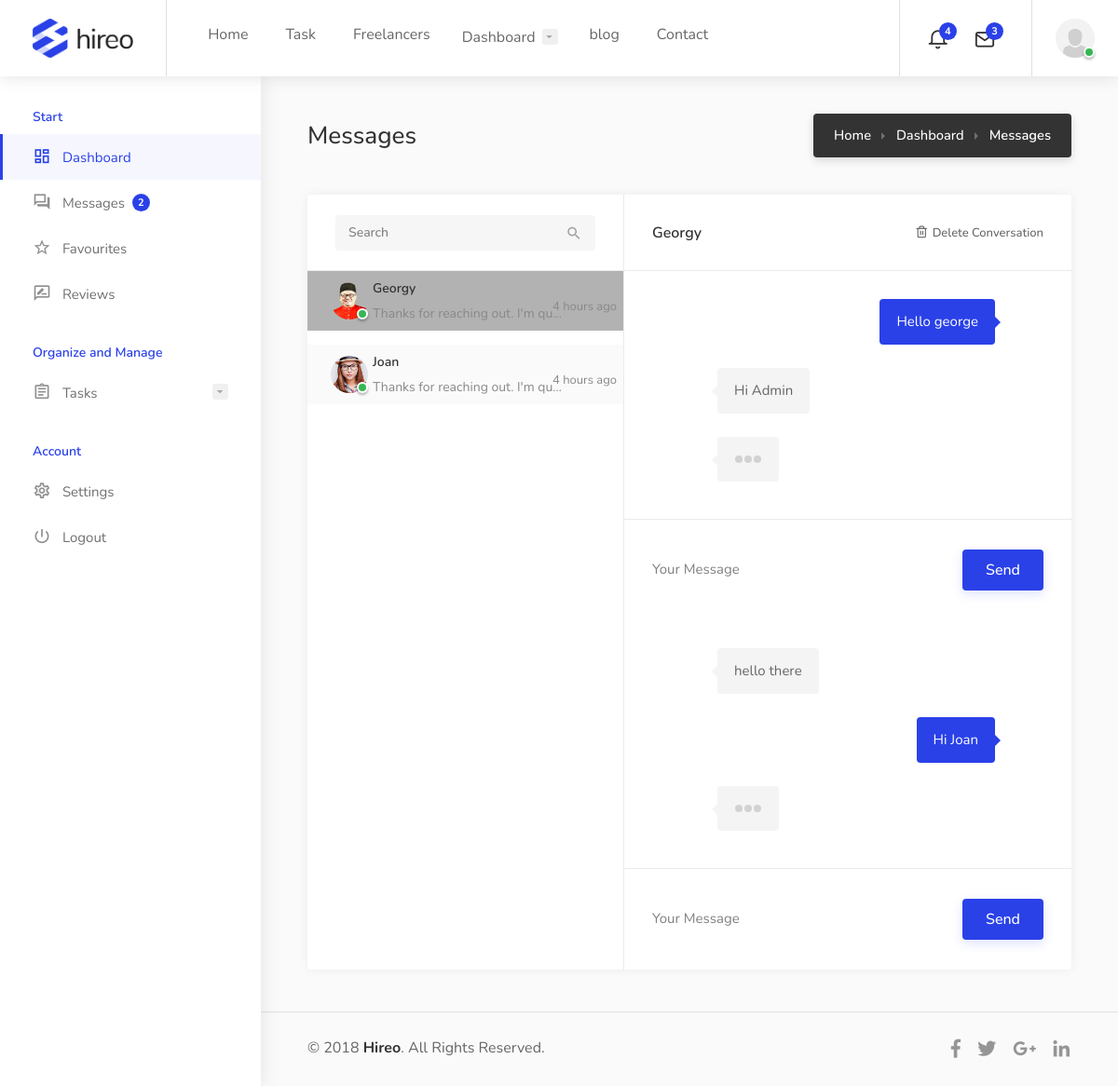
/messages/ (signed in), run on the app's committed database.
### user/models.py (models this page shows, shortened)
class Profile(models.Model):
    user = models.OneToOneField(User, on_delete=models.CASCADE)
    image = models.ImageField(default = 'default.png', upload_to='profile_pics')
    tagline = models.CharField(max_length=200,  default='Enter your tagline here')
    bio = models.CharField(max_length=1000, default='Enter your bio here')
    favourite = models.ManyToManyField(User, related_name='favorited_by', blank=True)

### chat/models.py (models this page shows)
class Thread(models.Model):
    first_person = models.ForeignKey(User, on_delete=models.CASCADE, null=True, blank=True, related_name='thread_first_person')
    second_person = models.ForeignKey(User, on_delete=models.CASCADE, null=True, blank=True,
                                     related_name='thread_second_person')
    updated = models.DateTimeField(auto_now=True)
    timestamp = models.DateTimeField(auto_now_add=True)
    objects = ThreadManager()
    class Meta:
        unique_together = ['first_person', 'second_person']

class ChatMessage(models.Model):
    thread = models.ForeignKey(Thread, null=True, blank=True, on_delete=models.CASCADE, related_name='chatmessage_thread')
    user = models.ForeignKey(User, on_delete=models.CASCADE)
    message = models.TextField()
    timestamp = models.DateTimeField(auto_now_add=True)

### chat/views.py (the view)
# urls.py: path('messages/', dashboard_messages, name='dashboard-messages'),
def dashboard_messages(request):
    threads = Thread.objects.by_user(user=request.user).prefetch_related('chatmessage_thread').order_by('timestamp')
    context = {
        'Threads': threads
    }
    return render(request, 'chat/messages.html', context)

### chat/models.py (called while the page is built)
    def by_user(self, **kwargs):
        user = kwargs.get('user')
        lookup = Q(first_person=user) | Q(second_person=user)
        qs = self.get_queryset().filter(lookup).distinct()
        return qs

### chat/templates/chat/messages.html (shortened to what this page needs)
{% extends 'user/dashboard.html' %}
{% block content %}
  <div class="dashboard-headline">
	<h3>Messages</h3>
	<nav id="breadcrumbs" class="dark">
		<ul>
			<li><a href="#">Home</a></li>
			<li><a href="#">Dashboard</a></li>
			<li>Messages</li>
		</ul>
	</nav>
</div>
	<div class="messages-container margin-top-0">
		<div class="messages-container-inner">
			<div class="messages-inbox">
				<div class="messages-headline">
					<div class="input-with-icon">
							<input id="autocomplete-input" type="text" placeholder="Search">
					</div>
				</div>
				<ul class="contacts">
					{% for thread in Threads %}
					<li class="{% if forloop.first %}active{% endif %} contact-li" chat-id="chat_{{ thread.id }}" style="cursor: pointer">
							<div class="message-avatar"><i class="status-icon status-online"></i>{% if thread.first_person == user %}<img src="{{ thread.second_person.profile.image.url }}" alt="" />{% else %}<img src="{{ thread.first_person.profile.image.url }}" alt="" />{% endif %}</div>
							<div class="message-by">
								<div class="message-by-headline">
									{% if thread.first_person == user %}
									<h5>{{ thread.second_person.username }}</h5>
									{% else %}
									<h5>{{ thread.first_person.username }}</h5>
									{% endif %}
									<span>4 hours ago</span>
								</div>
								<p>Thanks for reaching out. I'm quite busy right now on many</p>
							</div>
					</li>
					{% endfor %}
				</ul>
			</div>
			<div class="message-content">
				{% for thread in Threads %}
				<div class="messages-headline {% if forloop.first %}hide is_active{% else %}hide{% endif %}" chat-id="chat_{{ thread.id }}" other-user-id="{% if thread.first_person == user %}
				{{ thread.second_person.id }}{% else %}{{ thread.first_person.id }}{% endif %}">
				{% if thread.first_person == user %}
					<h4>{{ thread.second_person.username }}</h4>
				{% else %}
					<h4>{{ thread.first_person.username }}</h4>
				{% endif %}
					<a href="#" class="message-action"><i class="icon-feather-trash-2"></i> Delete Conversation</a>
				</div>
				<div class="message-content-inner">
					{% for chat in thread.chatmessage_thread.all %}
					{% if chat.user == user %}
						<div class="message-bubble me">
							<div class="message-bubble-inner">
								<div class="message-text"><p>{{ chat.message }}</p></div>
							</div>
							<div class="clearfix"></div>
						</div>
						{% else %}
						<div class="message-bubble">
							<div class="message-bubble-inner">
								<div class="message-text"><p>{{ chat.message }}</p></div>
							</div>
							<div class="clearfix"></div>
						</div>
						{% endif %}
						{% endfor %}
						<div class="message-bubble">
							<div class="message-bubble-inner">
								<div class="message-text">
									<div class="typing-indicator">
										<span></span>
										<span></span>
										<span></span>
									</div>
								</div>
							</div>
							<div class="clearfix"></div>
						</div>
				</div>
				<div class="message-reply">
					<textarea cols="1" rows="1" placeholder="Your Message" data-autoresize></textarea>
					<button class="button ripple-effect">Send</button>
				</div>
				{% endfor %}
			</div>
		</div>
</div>
{% endblock content %}

### user/templates/user/dashboard.html (shortened to what this page needs)
{% load static %}
<!doctype html>
<html lang="en">
<head>
<link rel="stylesheet" href="{% static 'job/css/style.css' %}">
<link rel="stylesheet" href="{% static 'job/css/colors/blue.css' %}">
<link rel="stylesheet" href="{% static 'job/css/messages.css' %}">
</head>
<body class="gray">
<div id="wrapper">
<header id="header-container" class="fullwidth dashboard-header not-sticky">
	<div id="header">
		<div class="container">
			<div class="left-side">
				<div id="logo">
					<a href="{% url 'job-home' %}"><img src="{% static 'job/images/logo.png' %}" alt=""></a>
				</div>
				<nav id="navigation">
					<ul id="responsive">
						<li><a href="{% url 'job-home' %}">Home</a>
						</li>
						<li><a href="{% url 'job-list' %}">Task</a></li>
						<li><a href="{% url 'freelancer' %}">Freelancers</a></li>
						{% if user.is_authenticated %}
					<li><a href="#">Dashboard</a>
					</li>
					{% endif %}
					<li><a href="#">blog</a></li>
					<li><a href="#">Contact</a></li>
					</ul>
				</nav>
			</div>
		{% if user.is_authenticated %}
		<div class="right-side">
			<div class="header-widget hide-on-mobile">
				<div class="header-notifications">
					<div class="header-notifications-trigger">
						<a href="#"><i class="icon-feather-bell"></i><span>4</span></a>
					</div>
				</div>
				<div class="header-notifications">
					<div class="header-notifications-trigger">
						<a href="#"><i class="icon-feather-mail"></i><span>3</span></a>
					</div>
				</div>
			</div>
			<div class="header-widget">
				<div class="header-notifications user-menu">
					<div class="header-notifications-trigger">
						<a href="#"><div class="user-avatar status-online"><img src="{{ user.profile.image.url }}" alt=""></div></a>
					</div>
				</div>
			</div>
		</div>
		{% endif %}
		</div>
	</div>
</header>
<div class="dashboard-container">
	<div class="dashboard-sidebar">
		<div class="dashboard-sidebar-inner" data-simplebar>
			<div class="dashboard-nav-container">
				<div class="dashboard-nav">
					<div class="dashboard-nav-inner">
						<ul data-submenu-title="Start">
							<li class="active"><a href="{% url 'dashboard' %}"><i class="icon-material-outline-dashboard"></i> Dashboard</a></li>
							<li><a href="{% url 'dashboard-messages' %}"><i class="icon-material-outline-question-answer"></i> Messages <span class="nav-tag">2</span></a></li>
							<li><a href="{% url 'dashboard-favourites' %}"><i class="icon-material-outline-star-border"></i> Favourites</a></li>
							<li><a href="{% url 'reviews' %}"><i class="icon-material-outline-rate-review"></i> Reviews</a></li>
						</ul>
						<ul data-submenu-title="Organize and Manage">
							<li><a href="#"><i class="icon-material-outline-assignment"></i> Tasks</a>
							</li>
						</ul>
						<ul data-submenu-title="Account">
							<li><a href="{% url 'profile-update' %}"><i class="icon-material-outline-settings"></i> Settings</a></li>
							<li><a href="{% url 'logout' %}"><i class="icon-material-outline-power-settings-new"></i> Logout</a></li>
						</ul>
					</div>
				</div>
			</div>
		</div>
	</div>
	<div class="dashboard-content-container" data-simplebar>
		<div class="dashboard-content-inner" >
			{% block content %}
			{% endblock content %}
			<div class="dashboard-footer-spacer"></div>
			<div class="small-footer margin-top-15">
				<div class="small-footer-copyrights">
					© 2018 <strong>Hireo</strong>. All Rights Reserved.
				</div>
				<ul class="footer-social-links">
					<li>
						<a href="#" title="Facebook" data-tippy-placement="top">
							<i class="icon-brand-facebook-f"></i>
						</a>
					</li>
					<li>
						<a href="#" title="Twitter" data-tippy-placement="top">
							<i class="icon-brand-twitter"></i>
						</a>
					</li>
					<li>
						<a href="#" title="Google Plus" data-tippy-placement="top">
							<i class="icon-brand-google-plus-g"></i>
						</a>
					</li>
					<li>
						<a href="#" title="LinkedIn" data-tippy-placement="top">
							<i class="icon-brand-linkedin-in"></i>
						</a>
					</li>
				</ul>
			</div>
		</div>
	</div>
</div>
</div>
</body>
</html>

### job/static/job/css/colors/blue.css (style rules this page uses)
.message-bubble.me .message-text:before { border-left:6px solid #2a41e8; }
a, .header-widget .log-in-button:hover i, .notification-text span.color, .header-notifications-content .notification-text span.color, ul.user-menu-small-nav li a:hover, ul.user-menu-small-nav li a:hover i, #navigation ul li:hover a:after, #navigation ul li a.current, #navigation ul li a.current:after, #navigation ul li:hover a, #breadcrumbs ul li a:hover, #breadcrumbs.white ul li a:hover, .single-page-header .header-details li a:hover, .blog-post-content h3 a:hover, #posts-nav li a:hover, .task-tags span, .freelancer-detail-item a:hover, .list-4 li:before, .list-3 li:before, .list-2 li:before, .list-1 li:before, .share-buttons-content span strong, .keyword, .banner-headline strong.color, .category-box-icon, .recommended .pricing-plan-label, .recommended .pricing-plan-label strong, .boxed-widget.summary li.total-costs span, .testimonial-box:before, .single-counter h3, .popup-tabs-nav li.active a, .dialog-with-tabs .forgot-password:hover, .dropdown-menu > li > a:hover, .dropdown-menu > .active > a, .dropdown-menu > .active > a:hover, .bootstrap-select .dropdown-menu li.selected a span.check-mark:before, .bootstrap-select .dropdown-menu li.selected:hover a span.check-mark:before, .boxed-list-headline h3 i, .boxed-list-item .item-details .detail-item a:hover, .job-overview .job-overview-inner ul li i, .dashboard-nav ul:before, .dashboard-nav ul li.active-submenu a i, .dashboard-nav ul li.active a i, .dashboard-nav ul li:hover a i, .dashboard-nav ul li.active-submenu a, .dashboard-nav ul li:hover a, .dashboard-nav ul li.active a, .dashboard-nav ul li.active-submenu a:after, .dashboard-nav ul li.active a:after, .dashboard-nav ul li:hover a:after, .dashboard-box .headline h3 i, .help-icon, .header-widget .log-in-button:hover, .header-widget .log-in-button:hover i { color:#2a41e8; }
#backtotop a, .header-notifications-trigger span, a.header-notifications-button, #navigation ul ul.dropdown-nav ul.dropdown-nav li:hover a:after, #navigation ul ul.dropdown-nav li:hover a:after, .mm-menu em.mm-counter, .language-switcher.bootstrap-select.btn-group.open button, .language-switcher.bootstrap-select.btn-group button:hover, .footer-links ul li a span:before, .newsletter button, .pagination ul li a.current-page, a.blog-post-info:hover, #posts-nav li a:hover span, .comment-by a.reply:hover, .contact-address-headline:after, .enable-filters-button span, .enable-filters-button i, .job-listing.with-apply-button:hover .list-apply-button, .letters-list a.current, span.button, button.button, input[type="button"], input[type="submit"], a.button, .list-1 li:before, mark.color, table.basic-table th, .copy-url .copy-url-button, .keyword-input-container .keyword-input-button, .tags-container input[type="checkbox"]:checked + label, input:checked + .switch-button, .radio input[type="radio"] + label .radio-label:after, .uploadButton .uploadButton-button:hover, .pricing-plan .button:hover, .pricing-plan.recommended .button, .pricing-plan .recommended-badge, .payment-tab-trigger > input:checked ~ label::after, .breathing-icon, .icon-box-check, .testimonial-author span, .qtyInc:hover, .qtyDec:hover, #sign-in-dialog .mfp-close:hover, #small-dialog-1 .mfp-close:hover, #small-dialog-2 .mfp-close:hover, #small-dialog-3 .mfp-close:hover, #small-dialog-4 .mfp-close:hover, #small-dialog .mfp-close:hover, .slider-selection, .cluster-visible, .marker-container, .custom-zoom-in:hover, .custom-zoom-out:hover, #geoLocation:hover, #streetView:hover, #scrollEnabling:hover, #scrollEnabling.enabled, a.apply-now-button, a.attachment-box:hover, .freelancer-indicators .indicator-bar span, .dashboard-nav ul li span.nav-tag, .dashboard-box .button.dark:not(.ico):hover, .messages-inbox ul li:before, .message-by h5 i, .message-bubble.me .message-text { background-color:#2a41e8; }
.payment-tab-trigger > input:checked ~ label::before, .dashboard-nav ul li.active-submenu, .dashboard-nav ul li.active, .dashboard-nav ul li:hover { border-color:#2a41e8; }
span.button, button.button, input[type="button"], input[type="submit"], a.button { box-shadow: 0 4px 12px rgba(42,65,232,0.15); }
.dashboard-nav ul li.active-submenu, .dashboard-nav ul li.active, .dashboard-nav ul li:hover { background-color: rgba(42,65,232,0.04); }
.dashboard-nav ul li.active-submenu a:after, .dashboard-nav ul li.active a:after, .dashboard-nav ul li:hover a:after { background: rgba(42,65,232,0.13); }

### data on the page
Thread: second_person.profile.image (picture), second_person.username "Georgy"
Thread: first_person.profile.image (picture), first_person.username "Joan"
ChatMessage: message "Hello george"
ChatMessage: message "Hi Admin"
ChatMessage: message "hello there"
ChatMessage: message "Hi Joan"
